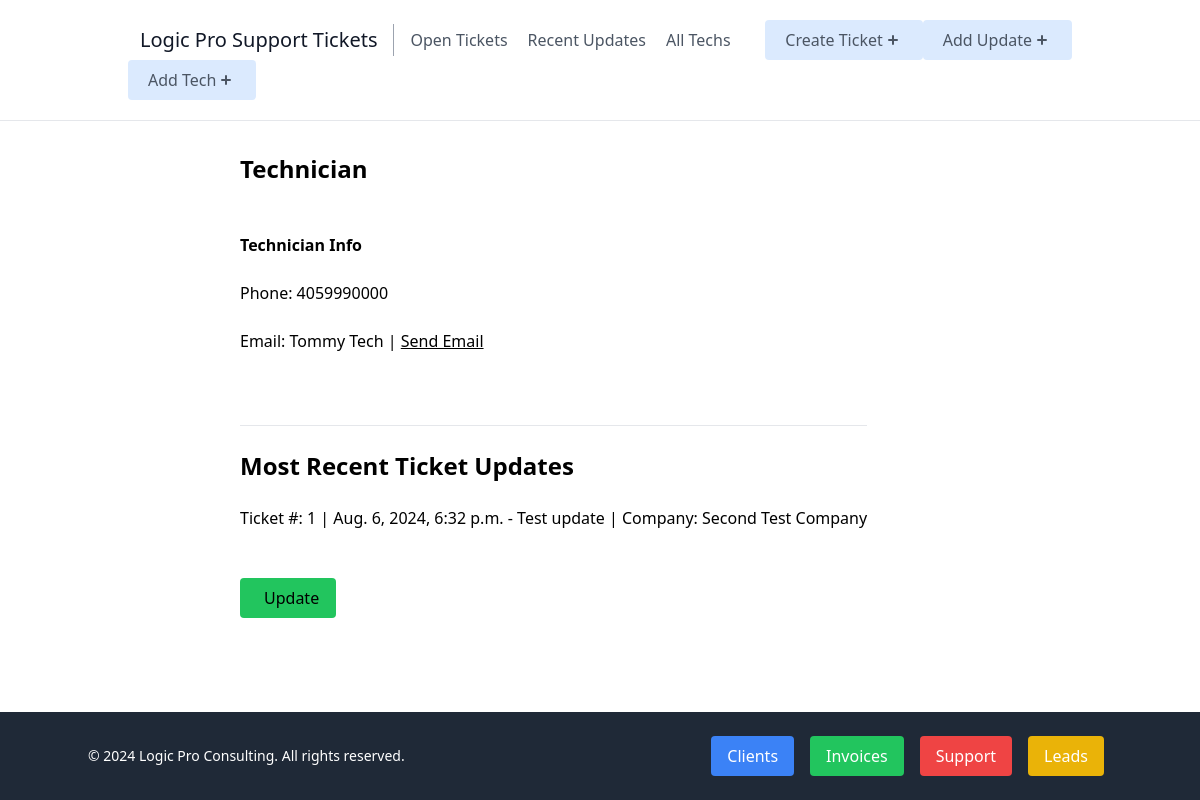
The app's page /support/tech/1/, older data.
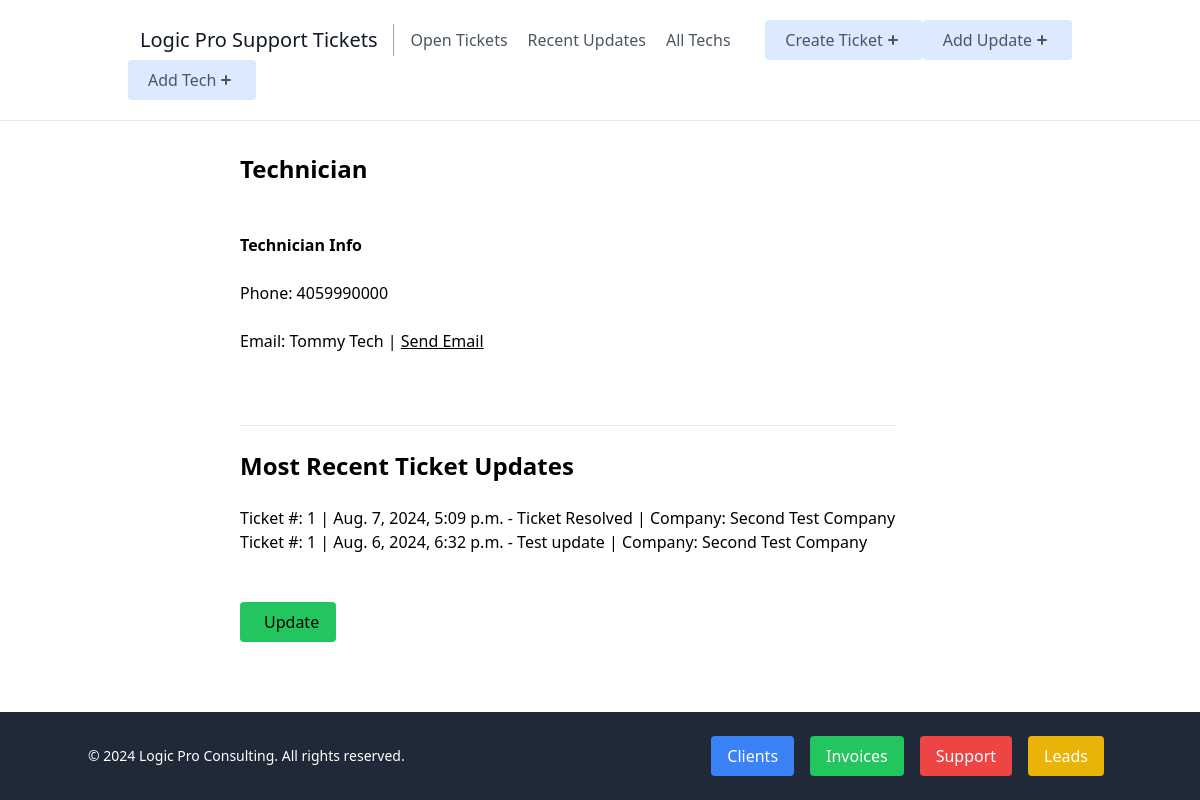
The same page, newer data.
### support/models.py (models this page shows, shortened)
class Technician(models.Model):
    first_name = models.CharField(max_length=100)
    last_name = models.CharField(max_length=100)
    email = models.EmailField()
    phone = models.CharField(max_length=20)
    is_active = models.BooleanField(default=True)
    created_at = models.DateTimeField(auto_now_add=True)
    updated_at = models.DateTimeField(auto_now=True)

class TicketUpdate(models.Model):
    update = models.TextField()
    tech = models.ForeignKey('Technician', on_delete=models.CASCADE, related_name='ticket_tech', null=True, blank=True)
    created_at = models.DateTimeField(auto_now_add=True)
    updated_at = models.DateTimeField(auto_now=True)
    ticket = models.ForeignKey(Ticket, on_delete=models.CASCADE, related_name='ticket_update', null=True, blank=True)

class Ticket(models.Model):
    title = models.CharField(max_length=100)
    description = models.TextField()
    is_resolved = models.BooleanField(default=False)
    created_at = models.DateTimeField(auto_now_add=True)
    updated_at = models.DateTimeField(auto_now=True)
    client = models.ForeignKey(Client, on_delete=models.CASCADE, related_name='ticket_client', null=True, blank=True)
    contact = models.ForeignKey(Contact, on_delete=models.CASCADE, related_name='ticket_contact', null=True, blank=True)
    site = models.ForeignKey(Site, on_delete=models.CASCADE, related_name='ticket_site', null=True, blank=True)

### clients/models.py (models this page shows, shortened)
class Client(models.Model):
    company = models.CharField(max_length=100)
    industry = models.CharField(max_length=100)
    hourly_rate = models.DecimalField(max_digits=5, decimal_places=2)
    created_at = models.DateTimeField(auto_now_add=True)
    updated_at = models.DateTimeField(auto_now=True)
    balance = models.DecimalField(max_digits=10, decimal_places=2, default=0, blank=True)
    contact = models.ForeignKey(Contact, on_delete=models.CASCADE, related_name='client_contact', null=True, blank=True)
    invoice_contact = models.ForeignKey(Contact, on_delete=models.CASCADE, related_name='invoice_contact', null=True, blank=True)

### support/views.py (the view)
# urls.py: path('support/tech/<int:pk>/', view_tech, name='view-tech'),
def view_tech(request, pk):
    tech = get_object_or_404(Technician, pk=pk)
    updates = TicketUpdate.objects.filter(tech=tech).order_by('-created_at')[:5]
    context = {
        'tech': tech,
        'updates': updates,
    }
    return render(request, 'support/view_tech.html', context)

### support/templates/support/view_tech.html
{% extends 'support/_base.html' %}
{% block content %}
    <div style="margin-bottom: 100px;" class="sm:w-2/3 mx-auto px-10">
        <h1 class="text-2xl font-bold">Technician {{ update.tech.first_name }} {{ update.tech.last_name }}
            </h1><br>
        </h1><br>
        <div class="flex justify-between">
            <div>
                <p><b>Technician Info</b></p><br>
                <p>Phone: {{ tech.phone }}</p><br>
                <p>Email: {{ tech.first_name }} {{ tech.last_name }}
                     | <a href="mailto:{{ tech.email }}"> <u>Send Email</u></a>
                </p><br>
                <br>
                <br><hr><br>
                <h1 class="text-2xl font-bold">Most Recent Ticket Updates</h1><br>
                <ul>
                {% for update in updates %}
                    <li>Ticket #: {{ update.ticket.id }} | {{ update.updated_at }} - {{ update.update }} | Company: {{ update.ticket.client.company }}</li>
                {% endfor %}
                </ul>
                <br><br>
                <a href="{% url 'update-tech' tech.pk %}"><p class="rounded bg-green-500 px-6 py-2 w-24">Update</p></a><br><br>
            </div>
        </div>
    </div>
{% endblock content %}

### support/templates/support/_base.html (shortened to what this page needs)
<html>
    <head>
        <script src="https://cdn.tailwindcss.com"></script>
    </head>
    <body class="">
        <header class="text-gray-600 body-font border-b mb-8">
            <div class="container mx-auto flex flex-wrap px-10 py-5 flex-col md:flex-row items-center">
                <a href="{% url 'support-home' %}" class="flex title-font font-medium items-center text-gray-900 mb-4 md:mb-0">
                <span class="ml-3 text-xl">Logic Pro Support Tickets</span>
                </a>
                <nav class="md:mr-auto md:ml-4 md:py-1 md:pl-4 md:border-l md:border-gray-400	flex flex-wrap items-center text-base justify-center">
                <a href="{% url 'support-home' %}" class="mr-5 hover:text-gray-900">Open Tickets</a>
                <a href="{% url 'updates-home' %}" class="mr-5 hover:text-gray-900">Recent Updates</a>
                <a href="{% url 'techs-home' %}" class="mr-5 hover:text-gray-900">All Techs</a>
                </nav>
                <a href="{% url 'create-ticket' %}">
                    <button class="inline-flex items-center bg-blue-100 border-0 py-2 px-5 focus:outline-none hover:bg-blue-200 rounded text-base mt-4 md:mt-0">Create Ticket
                        <svg xmlns="http://www.w3.org/2000/svg" class="h-5 w-5" viewBox="0 0 20 20" fill="currentColor">
                            <path fill-rule="evenodd" d="M10 5a1 1 0 011 1v3h3a1 1 0 110 2h-3v3a1 1 0 11-2 0v-3H6a1 1 0 110-2h3V6a1 1 0 011-1z" clip-rule="evenodd" />
                        </svg>
                    </button>
                </a>
                <a href="{% url 'add-update' %}">
                    <button class="inline-flex items-center bg-blue-100 border-0 py-2 px-5 focus:outline-none hover:bg-blue-200 rounded text-base mt-4 md:mt-0">Add Update
                        <svg xmlns="http://www.w3.org/2000/svg" class="h-5 w-5" viewBox="0 0 20 20" fill="currentColor">
                            <path fill-rule="evenodd" d="M10 5a1 1 0 011 1v3h3a1 1 0 110 2h-3v3a1 1 0 11-2 0v-3H6a1 1 0 110-2h3V6a1 1 0 011-1z" clip-rule="evenodd" />
                        </svg>
                    </button>
                </a>
                <a href="{% url 'add-tech' %}">
                    <button class="inline-flex items-center bg-blue-100 border-0 py-2 px-5 focus:outline-none hover:bg-blue-200 rounded text-base mt-4 md:mt-0">Add Tech
                        <svg xmlns="http://www.w3.org/2000/svg" class="h-5 w-5" viewBox="0 0 20 20" fill="currentColor">
                            <path fill-rule="evenodd" d="M10 5a1 1 0 011 1v3h3a1 1 0 110 2h-3v3a1 1 0 11-2 0v-3H6a1 1 0 110-2h3V6a1 1 0 011-1z" clip-rule="evenodd" />
                        </svg>
                    </button>
                </a>
            </div>
        </header>
        <div>
            {% block content %}
            {% endblock content %}
        </div>
        <footer style="position: fixed; bottom:0; width: 100%;" class="bg-gray-800 text-white py-6 mt-8">
            <div class="container mx-auto flex flex-wrap items-center justify-between">
                <div class="w-full md:w-auto text-center md:text-left mb-4 md:mb-0">
                    <p class="text-sm">&copy; 2024 Logic Pro Consulting. All rights reserved.</p>
                </div>
                <div class="flex flex-wrap justify-center md:justify-end">
                    <a href="{% url 'clients-home' %}" class="inline-flex items-center bg-blue-500 border-0 py-2 px-4 focus:outline-none hover:bg-blue-600 rounded text-base text-white mx-2">Clients</a>
                    <a href="{% url 'invoices-home' %}" class="inline-flex items-center bg-green-500 border-0 py-2 px-4 focus:outline-none hover:bg-green-600 rounded text-base text-white mx-2">Invoices</a>
                    <a href="{% url 'support-home' %}" class="inline-flex items-center bg-red-500 border-0 py-2 px-4 focus:outline-none hover:bg-red-600 rounded text-base text-white mx-2">Support</a>
                    <a href="{% url 'leads-home' %}" class="inline-flex items-center bg-yellow-500 border-0 py-2 px-4 focus:outline-none hover:bg-yellow-600 rounded text-base text-white mx-2">Leads</a>
                </div>
            </div>
        </footer>
    </body>
</html>

Row changes from the older to the newer data that the page shows:
added TicketUpdate: ticket.id "1", updated_at "Aug. 7, 2024, 5:09 p.m.", update "Ticket Resolved", ticket.client.company "Second Test Company"
